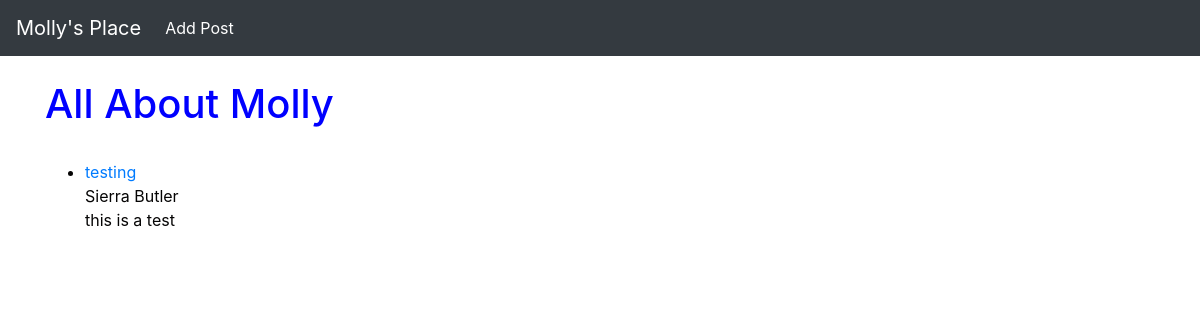
The app's page /, older data.
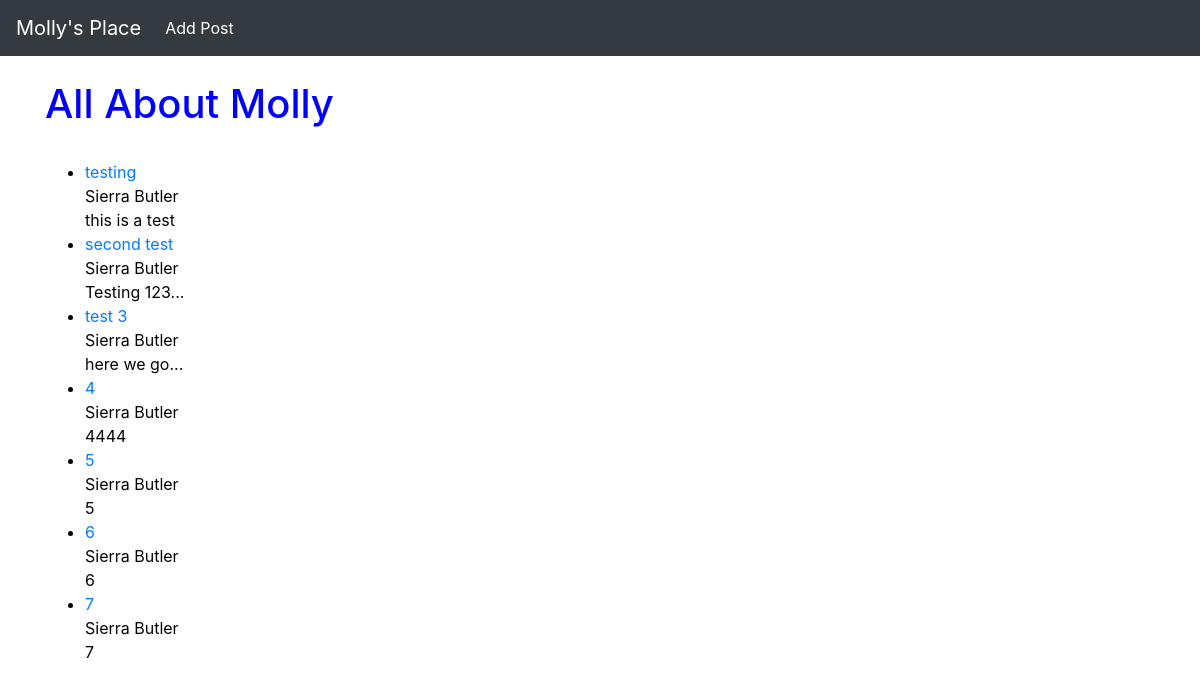
The same page, newer data.
### MollysPlace1/models.py (models this page shows, shortened)
class Post(models.Model):
    title = models.CharField(max_length=255)
    author = models.ForeignKey(User, on_delete=models.CASCADE)
    body = models.TextField()

### MollysPlace1/views.py (the view)
# urls.py: path('', HomeView.as_view(), name = "home"),
class HomeView(ListView):
    model = Post
    template_name = 'home.html'

### MollysPlace1/templates/home.html
{% extends 'base.html'%}
{%block content%}
<h1>All About Molly</h1>
<div style="color: rgb(5, 4, 4);">
<br/>
<ul>
  {% for post in object_list %}
    <li><a href="{% url 'articleDetail' post.pk %}">{{ post.title }} </a> <br/>
      {{ post.author.first_name }} {{ post.author.last_name }} <br/>
    {{ post.body }}</li>
{%endfor%}
</ul>
{%endblock%}

Row changes from the older to the newer data that the page shows:
added Post: title "second test", author.first_name "Sierra", author.last_name "Butler", body "Testing 123..."
added Post: title "test 3", author.first_name "Sierra", author.last_name "Butler", body "here we go..."
added Post: title "4", author.first_name "Sierra", author.last_name "Butler", body "4444"
added Post: title "5", author.first_name "Sierra", author.last_name "Butler", body "5"
added Post: title "6", author.first_name "Sierra", author.last_name "Butler", body "6"
added Post: title "7", author.first_name "Sierra", author.last_name "Butler", body "7"
